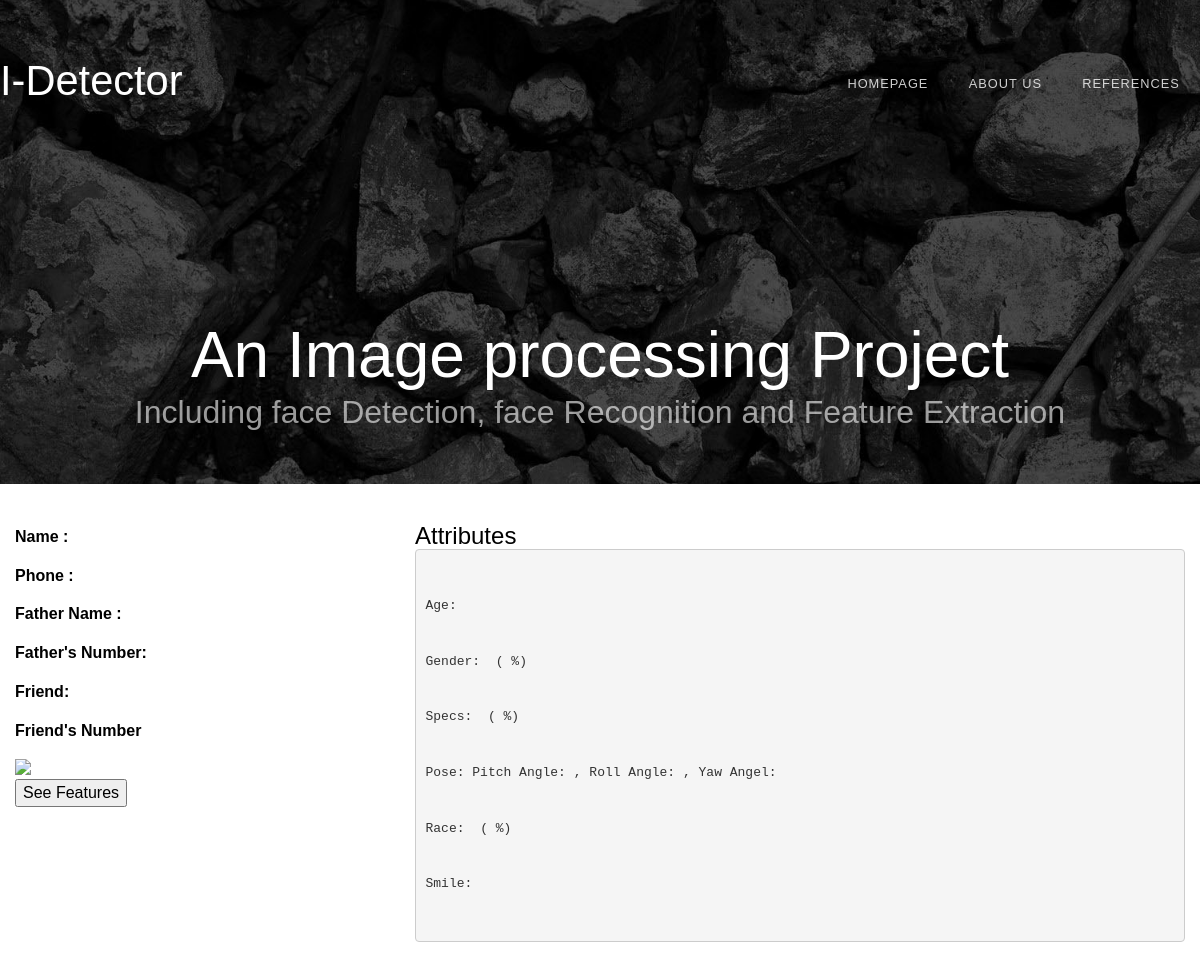
Page /face-extract on the earlier database version.
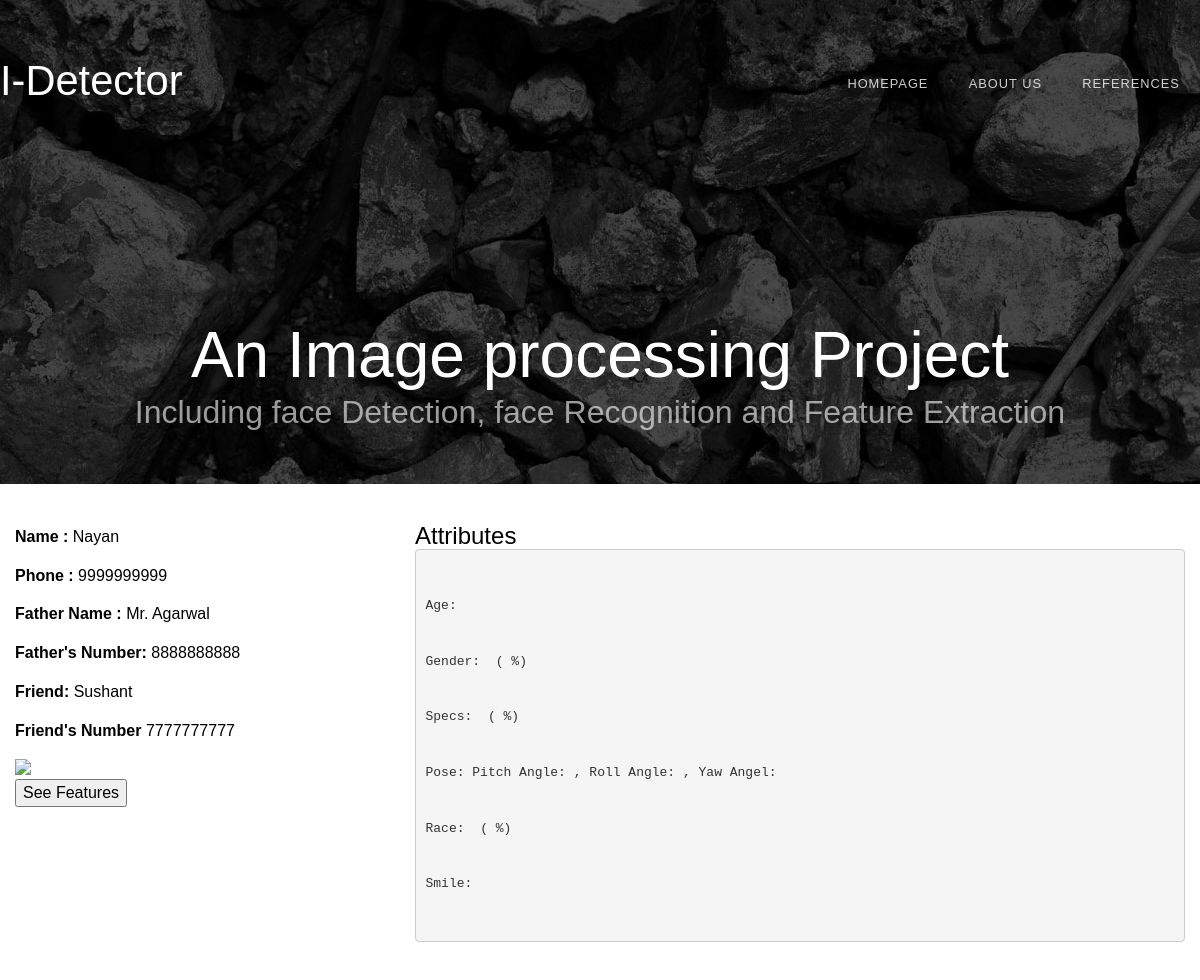
Same page on the later database version.
### facedetection/models.py (models this page shows)
class ImageData(models.Model):
	name = models.CharField(max_length=200,  blank=True)
	phone_number = models.CharField(max_length=200,  blank=True)
	father_name = models.CharField(max_length=200,  blank=True)
	father_number = models.CharField(max_length=200,  blank=True)
	best_friend = models.CharField(max_length=200,  blank=True)
	best_friend_number = models.CharField(max_length=200,  blank=True)
	model_pic = models.ImageField(upload_to ='./upload', default = 'static/None/no-img.jpg')

### facedetection/views.py (the view)
# urls.py: url(r'^face-extract', views.face_extract, name='face_extract'),
def face_extract(request):
	images = ImageData.objects.all()
	for image in images:
		Name = image.name
		Phone = image.phone_number
		Father = image.father_name
		Father_number = image.father_number
		Best_friend = image.best_friend
		Best_friend_number = image.best_friend_number
		Images = image.model_pic.url
	variables = RequestContext(request,{
	    'name' : Name,
	    'phone' : Phone ,
	    'father_name' : Father ,
	    'father_number' : Father_number ,
	    'best_friend' : Best_friend ,
	    'best_friend_number' : Best_friend_number,
	    'images' : Images
	})
	return render_to_response('face/face_extract.html',variables)

### templates/face/face_extract.html (shortened to what this page needs)
{% extends 'partials/base.html' %}
{% load static %}
{% block content %}
<p>Face extract</p>
<div class="container" id="feature-page">
	<div class="row">
		<div class="col-md-4">
			<div id="input-f-image">
				<p><b>Name : </b>{{name}}</p>
				<p><b>Phone : </b>{{phone}}</p>
				<p><b>Father Name : </b>{{father_name}}</p>
				<p><b>Father's Number: </b>{{father_number}}</p>
				<p><b>Friend: </b>{{best_friend}}</p>
				<p><b>Friend's Number</b> {{best_friend_number}}</p>
				<img src="{{ images }}"/>
			</div>
			<button id="featured-face">See Features</button>
		</div>
		<div class="col-md-8" id="attr-box">
			<div id="js-loader"></div>
			<h3>Attributes</h3>
			<pre><div>
				<div>Age: </div>
				<div>Gender:  ( %)</div>
				<div>Specs:  ( %)</div>
				<div>Pose: Pitch Angle: , Roll Angle: , Yaw Angel: </div>
				<div>Race:  ( %)</div>
				<div>Smile: </div>
			</div></pre>
		</div>
	</div>
</div>
{% endblock %}

### templates/partials/base.html (shortened to what this page needs)
{% load static %}
<!DOCTYPE html>
<html lang="en">
<head>
    <link rel="stylesheet" type="text/css" href="{% static 'css/bootstrap.min.css' %}">
    <link rel="stylesheet" href="{% static 'css/styles.css' %}">
</head>
<body>
    {% include 'partials/nav.html' %}
        {% block content %}
        {% endblock %}
    {% include 'partials/footer.html' %}
</body>
</html>

### templates/partials/nav.html
{% load static %}
<div id="header-wrapper">
    <div id="header" class="container">
        <div id="logo">
            <h1><a href="/">I-Detector</a></h1>
        </div>
        <div id="menu">
            <ul>
                <li><a href="/" accesskey="1">Homepage</a></li>
                <li><a href="about-us" accesskey="2">About Us</a></li>
                <li><a href="references" accesskey="3" title="">References</a></li>
            </ul>
        </div>
    </div>
    <div id="banner" class="container">
        <div class="title">
            <h2>An Image processing Project</h2>
            <span class="byline">Including face Detection, face Recognition and Feature Extraction</span>
        </div>
    </div>
</div>

### templates/partials/footer.html
<div class="footer">
	<p>About US</p>
</div>

### static/css/styles.css (style rules this page uses)
html, body { height: 100%; }
body { margin: 0px; padding: 0px; font-family: 'Didact Gothic', sans-serif; font-size: 12pt; font-weight: 200; color: #FFF; }
h1, h2, h3 { margin: 0; padding: 0; }
p, ol, ul { margin-top: 0; }
ol, ul { padding: 0; list-style: none; }
p { line-height: 180%; }
a { color: #ee0000; }
.container { overflow: hidden; margin: 0em auto; width: 1200px; }
.box1, .box2, .box3, { float: left; padding-right: 20px; }
.title { margin-bottom: 3em; }
.title h2 { font-size: 2.7em; }
.title .byline { font-size: 1.3em; color: rgba(255,255,255,0.60); }
#header-wrapper { position: relative; background: #111111 url(../images/header-bg.jpg) no-repeat center; background-size: cover; }
#header { position: relative; padding: 5em 0em; }
#logo { position: absolute; top: 3.6em; left: 0; }
#logo h1 { font-size: 2.6em; color: #79C255; }
#logo a { text-decoration: none; color: rgba(255,255,255,1); }
#menu { position: absolute; top: 4.5em; right: 0; }
#menu ul { display: inline-block; }
#menu li { display: block; float: left; text-align: center; }
#menu li a, #menu li span { padding: 1em 1.5em; margin:1px; letter-spacing: 1px; text-decoration: none; text-transform: uppercase; font-size: 0.8em; color: rgba(255,255,255,0.80); }
#banner { padding-top: 10em; text-align: center; }
#banner .title h2 { font-size: 4em; }
#banner .title .byline { font-size: 2em; }

### templates/face/face_extract.html (style rules this page uses)
#feature-page { color: #000; }
#input-f-image img { width: 100%; }
#attr-box { position: relative; }
#js-loader { position:absolute; width:100%; height:100%; }
#featured-face { cursor: pointer; color: #000; }

Differences in the rows shown:
now on this page (row edited): ImageData: name "Nayan", phone_number "9999999999", father_name "Mr. Agarwal", father_number "8888888888", best_friend "Sushant", best_friend_number "7777777777"
